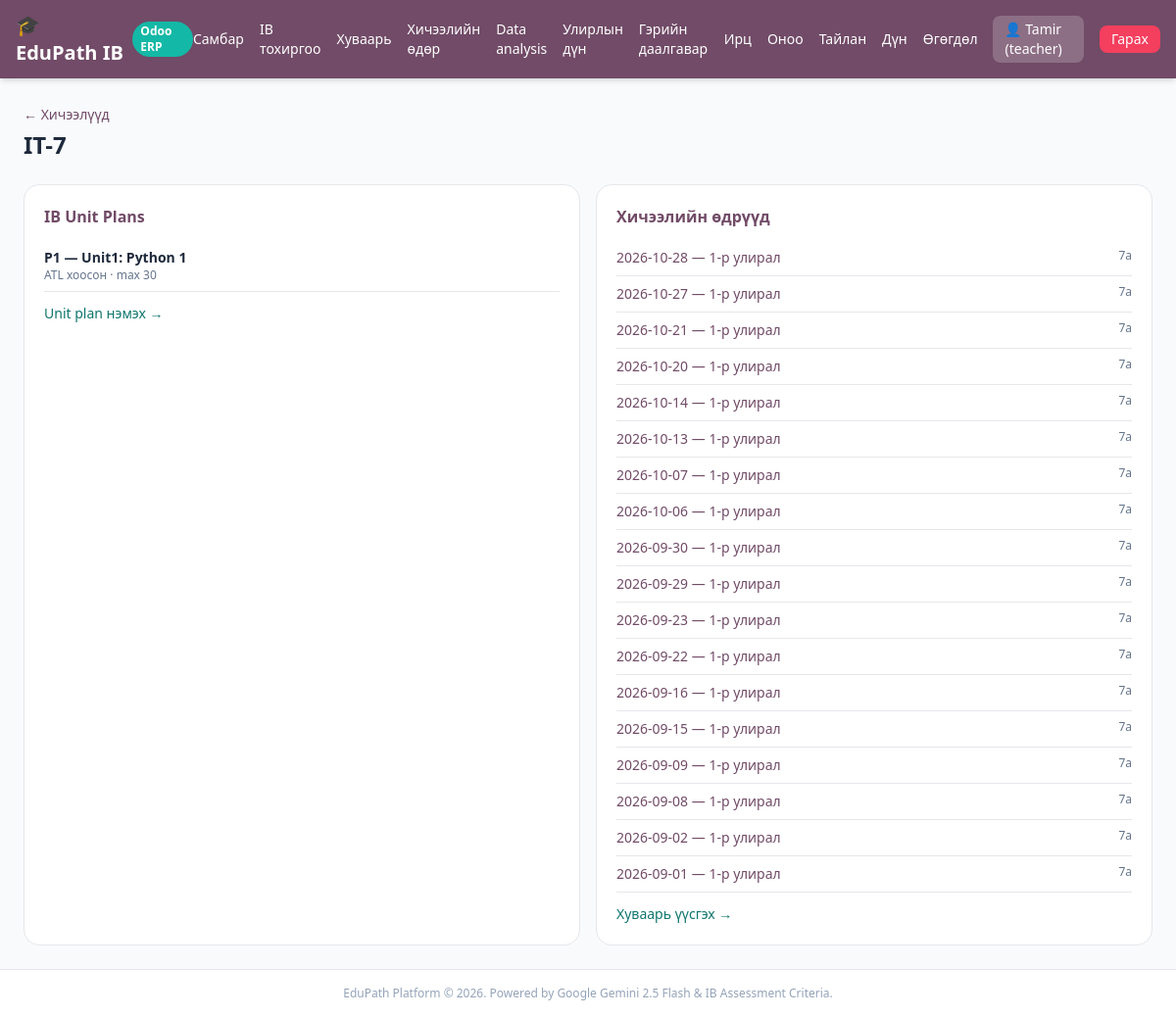
The page /teacher/setup/lessons/4 (signed in) on the database its author committed.
### tables this page shows
CREATE TABLE users (
        id INTEGER PRIMARY KEY AUTOINCREMENT,
        username TEXT UNIQUE,
        password TEXT,
        role TEXT,
        gemini_api_key TEXT
    , deepseek_api_key TEXT, grade TEXT, name TEXT, surname TEXT, student_code TEXT, email TEXT, gender TEXT, phone TEXT, instagram TEXT, photo_path TEXT);

CREATE TABLE lessons (
        id INTEGER PRIMARY KEY AUTOINCREMENT,
        title TEXT,
        filename TEXT,
        teacher_id INTEGER
    );

CREATE TABLE ib_unit_plans (
        id INTEGER PRIMARY KEY AUTOINCREMENT,
        lesson_id INTEGER NOT NULL,
        title TEXT NOT NULL,
        unit_code TEXT,
        description TEXT,
        atl_skills TEXT,
        max_score INTEGER NOT NULL DEFAULT 8,
        created_by INTEGER,
        created_at INTEGER
    );

CREATE TABLE lesson_sessions (
        id INTEGER PRIMARY KEY AUTOINCREMENT,
        term_id INTEGER NOT NULL,
        lesson_id INTEGER NOT NULL,
        grade_id INTEGER NOT NULL,
        date TEXT NOT NULL,
        topic TEXT,
        created_by INTEGER,
        created_at INTEGER,
        UNIQUE(term_id, lesson_id, grade_id, date)
    );

CREATE TABLE academic_terms (
        id INTEGER PRIMARY KEY AUTOINCREMENT,
        name TEXT NOT NULL,
        school_year TEXT NOT NULL,
        start_date TEXT NOT NULL,
        end_date TEXT NOT NULL,
        weeks INTEGER NOT NULL DEFAULT 6,
        is_active INTEGER NOT NULL DEFAULT 1,
        created_at INTEGER
    );

CREATE TABLE grades (
        id INTEGER PRIMARY KEY AUTOINCREMENT,
        name TEXT NOT NULL UNIQUE,
        level INTEGER NOT NULL,
        section TEXT NOT NULL,
        is_active INTEGER NOT NULL DEFAULT 1,
        created_at INTEGER
    );

### app.py (the view)
@app.get("/teacher/setup/lessons/{lesson_id}", response_class=HTMLResponse)
def teacher_lesson_detail(lesson_id: int, request: Request, user: dict = Depends(get_current_user),
                          db: sqlite3.Connection = Depends(get_db)):
    if not user or user["role"] != "teacher":
        return RedirectResponse("/login")
    lesson = db.execute("SELECT * FROM lessons WHERE id = ?", (lesson_id,)).fetchone()
    if not lesson:
        raise HTTPException(status_code=404)
    unit_plans = [dict(r) for r in db.execute(
        "SELECT * FROM ib_unit_plans WHERE lesson_id = ? ORDER BY id DESC", (lesson_id,)
    ).fetchall()]
    sessions = [dict(r) for r in db.execute(
        """SELECT s.*, t.name as term_name, g.name as grade_name
           FROM lesson_sessions s JOIN academic_terms t ON t.id = s.term_id
           JOIN grades g ON g.id = s.grade_id WHERE s.lesson_id = ?
           ORDER BY s.date DESC""",
        (lesson_id,),
    ).fetchall()]
    return templates.TemplateResponse(
        request=request, name="teacher_lesson_detail.html",
        context={
            "user": user, "lesson": dict(lesson), "unit_plans": unit_plans,
            "sessions": sessions, "criteria": CRITERION_LETTERS,
        },
    )

### templates/teacher_lesson_detail.html
{% extends "base.html" %}
{% block content %}
<div class="space-y-6">
  <div>
    <a href="/teacher/setup/lessons" class="text-sm text-[#714B67] hover:underline">&larr; Хичээлүүд</a>
    <h1 class="text-2xl font-black mt-1">{{ lesson.title }}</h1>
  </div>
  <div class="grid md:grid-cols-2 gap-4">
    <div class="bg-white p-5 rounded-2xl border">
      <h2 class="font-bold text-[#714B67] mb-3">IB Unit Plans</h2>
      {% for p in unit_plans %}
        <div class="border-b py-2 text-sm">
          <div class="font-semibold">{{ p.unit_code or 'Unit' }} — {{ p.title }}</div>
          <div class="text-xs text-slate-500">{{ p.atl_skills or 'ATL хоосон' }} · max {{ p.max_score }}</div>
        </div>
      {% else %}<p class="text-sm text-slate-500">Unit plan байхгүй байна.</p>{% endfor %}
      <a href="/teacher/setup/unit-plans" class="inline-block mt-3 text-sm text-teal-700 hover:underline">Unit plan нэмэх &rarr;</a>
    </div>
    <div class="bg-white p-5 rounded-2xl border">
      <h2 class="font-bold text-[#714B67] mb-3">Хичээлийн өдрүүд</h2>
      {% for s in sessions %}
        <div class="border-b py-2 flex justify-between text-sm">
          <a href="/teacher/sessions/{{ s.id }}" class="text-[#714B67] hover:underline">{{ s.date }} — {{ s.term_name }}</a>
          <span class="text-xs text-slate-500">{{ s.grade_name }}</span>
        </div>
      {% else %}<p class="text-sm text-slate-500">Хичээлийн өдөр бүртгэгдээгүй.</p>{% endfor %}
      <a href="/teacher/timetable" class="inline-block mt-3 text-sm text-teal-700 hover:underline">Хуваарь үүсгэх &rarr;</a>
    </div>
  </div>
</div>
{% endblock %}

### templates/base.html (shortened to what this page needs)
<!DOCTYPE html>
<html lang="mn">
<head>
  <script src="https://cdn.tailwindcss.com"></script>
</head>
<body class="bg-slate-50 text-slate-800 min-h-screen flex flex-col">
  <nav class="bg-[#714B67] text-white shadow-md">
    <div class="max-w-7xl mx-auto px-4 py-3 flex justify-between items-center">
      <a href="/" class="flex items-center space-x-2 font-bold text-xl">
        <span>🎓 EduPath IB</span>
        <span class="text-xs bg-teal-500 text-white px-2 py-0.5 rounded-full">Odoo ERP</span>
      </a>
      <div class="flex items-center space-x-4 text-sm">
        {% if user %}
          {% if user.role == 'teacher' %}
            <a href="/teacher" class="hover:underline">Самбар</a>
            <a href="/teacher/setup" class="hover:underline">IB тохиргоо</a>
            <a href="/teacher/timetable" class="hover:underline">Хуваарь</a>
            <a href="/teacher/sessions" class="hover:underline">Хичээлийн өдөр</a>
            <a href="/teacher/data-analysis" class="hover:underline">Data analysis</a>
            <a href="/teacher/term-grades" class="hover:underline">Улирлын дүн</a>
            <a href="/teacher/homework" class="hover:underline">Гэрийн даалгавар</a>
            <a href="/teacher/attendance" class="hover:underline">Ирц</a>
            <a href="/teacher/scoring" class="hover:underline">Оноо</a>
            <a href="/teacher/reports" class="hover:underline">Тайлан</a>
            <a href="/scores" class="hover:underline">Дүн</a>
            <a href="/teacher/data-transfer" class="hover:underline">Өгөгдөл</a>
          {% else %}
            <a href="/student" class="hover:underline">Самбар</a>
            <a href="/student/data-analysis" class="hover:underline">Data analysis</a>
            <a href="/student/term-grades" class="hover:underline">Улирлын дүн</a>
            <a href="/student/report" class="hover:underline">Миний тайлан</a>
          {% endif %}
          <span class="bg-white/20 px-3 py-1 rounded-lg">👤 {{ user.name or user.username }} ({{ user.role }})</span>
          <a href="/logout" class="bg-rose-500 hover:bg-rose-600 px-3 py-1 rounded-lg transition">Гарах</a>
        {% endif %}
      </div>
    </div>
  </nav>
  <main class="flex-1 max-w-7xl w-full mx-auto p-6">
    {% block content %}{% endblock %}
  </main>
  <footer class="text-center py-4 text-xs text-slate-400 border-t bg-white">
    EduPath Platform &copy; 2026. Powered by Google Gemini 2.5 Flash & IB Assessment Criteria.
  </footer>
</body>
</html>

### rows shown on the page
users: username "Tamir", role "teacher"
lessons: title "IT-7"
ib_unit_plans: unit_code "P1", title "Unit1: Python 1", atl_skills "ATL хоосон", max_score "30"
lesson_sessions: date "2026-10-28", term_name "1-р улирал", grade_name "7a"
lesson_sessions: date "2026-10-27", term_name "1-р улирал", grade_name "7a"
lesson_sessions: date "2026-10-21", term_name "1-р улирал", grade_name "7a"
lesson_sessions: date "2026-10-20", term_name "1-р улирал", grade_name "7a"
lesson_sessions: date "2026-10-14", term_name "1-р улирал", grade_name "7a"
lesson_sessions: date "2026-10-13", term_name "1-р улирал", grade_name "7a"
lesson_sessions: date "2026-10-07", term_name "1-р улирал", grade_name "7a"
lesson_sessions: date "2026-10-06", term_name "1-р улирал", grade_name "7a"
lesson_sessions: date "2026-09-30", term_name "1-р улирал", grade_name "7a"
lesson_sessions: date "2026-09-29", term_name "1-р улирал", grade_name "7a"
lesson_sessions: date "2026-09-23", term_name "1-р улирал", grade_name "7a"
lesson_sessions: date "2026-09-22", term_name "1-р улирал", grade_name "7a"
lesson_sessions: date "2026-09-16", term_name "1-р улирал", grade_name "7a"
lesson_sessions: date "2026-09-15", term_name "1-р улирал", grade_name "7a"
lesson_sessions: date "2026-09-09", term_name "1-р улирал", grade_name "7a"
lesson_sessions: date "2026-09-08", term_name "1-р улирал", grade_name "7a"
lesson_sessions: date "2026-09-02", term_name "1-р улирал", grade_name "7a"
lesson_sessions: date "2026-09-01", term_name "1-р улирал", grade_name "7a"
